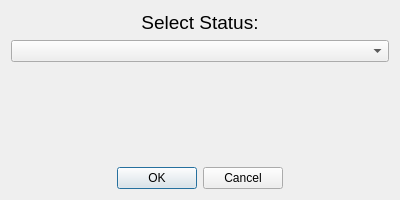
<?xml version="1.0" encoding="UTF-8"?>
<ui version="4.0">
    <class>ChangeStatus</class>
    <widget class="QDialog" name="ChangeStatus">
        <property name="geometry">
            <rect>
                <x>0</x>
                <y>0</y>
                <width>400</width>
                <height>200</height>
            </rect>
        </property>
        <property name="windowTitle">
            <string>Change Status</string>
        </property>
        <layout class="QVBoxLayout" name="verticalLayout">
            <item>
                <widget class="QLabel" name="label">
                    <property name="font">
                        <font>
                            <pointsize>14</pointsize>
                        </font>
                    </property>
                    <property name="text">
                        <string>Select Status:</string>
                    </property>
                    <property name="alignment">
                        <set>Qt::AlignCenter</set>
                    </property>
                </widget>
            </item>
            <item>
                <widget class="QComboBox" name="statuscomboBox"/>
            </item>
            <item>
                <spacer name="verticalSpacer">
                    <property name="orientation">
                        <enum>Qt::Vertical</enum>
                    </property>
                    <property name="sizeHint" stdset="0">
                        <size>
                            <width>20</width>
                            <height>40</height>
                        </size>
                    </property>
                </spacer>
            </item>
            <item>
                <widget class="QDialogButtonBox" name="buttonBox">
                    <property name="orientation">
                        <enum>Qt::Orientation::Horizontal</enum>
                    </property>
                    <property name="standardButtons">
                        <set>QDialogButtonBox::StandardButton::Cancel|QDialogButtonBox::StandardButton::Ok</set>
                    </property>
                    <property name="centerButtons">
                        <bool>true</bool>
                    </property>
                </widget>
            </item>
        </layout>
    </widget>
    <resources/>
    <connections>
        <connection>
            <sender>buttonBox</sender>
            <signal>accepted()</signal>
            <receiver>ChangeStatus</receiver>
            <slot>accept()</slot>
            <hints>
                <hint type="sourcelabel">
                    <x>248</x>
                    <y>254</y>
                </hint>
                <hint type="destinationlabel">
                    <x>157</x>
                    <y>274</y>
                </hint>
            </hints>
        </connection>
        <connection>
            <sender>buttonBox</sender>
            <signal>rejected()</signal>
            <receiver>ChangeStatus</receiver>
            <slot>reject()</slot>
            <hints>
                <hint type="sourcelabel">
                    <x>316</x>
                    <y>260</y>
                </hint>
                <hint type="destinationlabel">
                    <x>286</x>
                    <y>274</y>
                </hint>
            </hints>
        </connection>
    </connections>
</ui>
